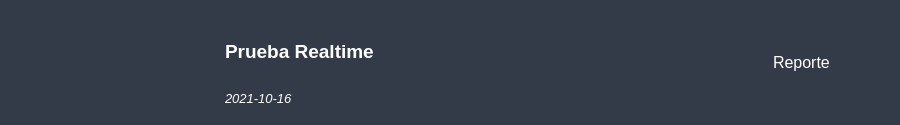
<?xml version="1.0" encoding="UTF-8"?>
<ui version="4.0">
 <class>Frame</class>
 <widget class="QFrame" name="Frame">
  <property name="geometry">
   <rect>
    <x>0</x>
    <y>0</y>
    <width>900</width>
    <height>125</height>
   </rect>
  </property>
  <property name="windowTitle">
   <string>Frame</string>
  </property>
  <property name="styleSheet">
   <string notr="true">color: white;
background-color: #343b48;
font: 10pt &quot;MS Shell Dlg 2&quot;;

border-radius: 8px;</string>
  </property>
  <layout class="QHBoxLayout" name="horizontalLayout">
   <property name="spacing">
    <number>0</number>
   </property>
   <property name="leftMargin">
    <number>0</number>
   </property>
   <property name="topMargin">
    <number>0</number>
   </property>
   <property name="rightMargin">
    <number>0</number>
   </property>
   <property name="bottomMargin">
    <number>0</number>
   </property>
   <item>
    <widget class="QFrame" name="frame">
     <property name="frameShape">
      <enum>QFrame::StyledPanel</enum>
     </property>
     <property name="frameShadow">
      <enum>QFrame::Raised</enum>
     </property>
     <layout class="QHBoxLayout" name="horizontalLayout_3">
      <property name="spacing">
       <number>0</number>
      </property>
      <property name="leftMargin">
       <number>0</number>
      </property>
      <property name="topMargin">
       <number>0</number>
      </property>
      <property name="rightMargin">
       <number>0</number>
      </property>
      <property name="bottomMargin">
       <number>0</number>
      </property>
      <item alignment="Qt::AlignHCenter">
       <widget class="QLabel" name="lblIcono">
        <property name="text">
         <string/>
        </property>
        <property name="pixmap">
         <pixmap>../iconos/pdf.png</pixmap>
        </property>
       </widget>
      </item>
      <item>
       <widget class="QFrame" name="frame_4">
        <property name="frameShape">
         <enum>QFrame::StyledPanel</enum>
        </property>
        <property name="frameShadow">
         <enum>QFrame::Raised</enum>
        </property>
        <layout class="QVBoxLayout" name="verticalLayout_2">
         <property name="spacing">
          <number>0</number>
         </property>
         <property name="leftMargin">
          <number>0</number>
         </property>
         <property name="topMargin">
          <number>0</number>
         </property>
         <property name="rightMargin">
          <number>0</number>
         </property>
         <property name="bottomMargin">
          <number>0</number>
         </property>
         <item alignment="Qt::AlignBottom">
          <widget class="QFrame" name="frame_5">
           <property name="frameShape">
            <enum>QFrame::StyledPanel</enum>
           </property>
           <property name="frameShadow">
            <enum>QFrame::Raised</enum>
           </property>
           <layout class="QVBoxLayout" name="verticalLayout_3">
            <property name="spacing">
             <number>0</number>
            </property>
            <property name="leftMargin">
             <number>0</number>
            </property>
            <property name="topMargin">
             <number>0</number>
            </property>
            <property name="rightMargin">
             <number>0</number>
            </property>
            <property name="bottomMargin">
             <number>0</number>
            </property>
            <item alignment="Qt::AlignTop">
             <widget class="QLabel" name="lblNombre">
              <property name="text">
               <string>&lt;html&gt;&lt;head/&gt;&lt;body&gt;&lt;p&gt;&lt;span style=&quot; font-size:14pt; font-weight:600;&quot;&gt;Prueba Realtime&lt;/span&gt;&lt;/p&gt;&lt;/body&gt;&lt;/html&gt;</string>
              </property>
             </widget>
            </item>
           </layout>
          </widget>
         </item>
         <item>
          <widget class="QFrame" name="frame_2">
           <property name="frameShape">
            <enum>QFrame::StyledPanel</enum>
           </property>
           <property name="frameShadow">
            <enum>QFrame::Raised</enum>
           </property>
           <layout class="QVBoxLayout" name="verticalLayout">
            <property name="spacing">
             <number>0</number>
            </property>
            <property name="leftMargin">
             <number>0</number>
            </property>
            <property name="rightMargin">
             <number>0</number>
            </property>
            <property name="bottomMargin">
             <number>0</number>
            </property>
            <item alignment="Qt::AlignVCenter">
             <widget class="QLabel" name="lblFecha">
              <property name="text">
               <string>&lt;html&gt;&lt;head/&gt;&lt;body&gt;&lt;p&gt;&lt;span style=&quot; font-size:10pt; font-style:italic;&quot;&gt;2021-10-16&lt;/span&gt;&lt;/p&gt;&lt;/body&gt;&lt;/html&gt;</string>
              </property>
             </widget>
            </item>
           </layout>
          </widget>
         </item>
        </layout>
       </widget>
      </item>
     </layout>
    </widget>
   </item>
   <item alignment="Qt::AlignRight">
    <widget class="QFrame" name="frame_3">
     <property name="frameShape">
      <enum>QFrame::StyledPanel</enum>
     </property>
     <property name="frameShadow">
      <enum>QFrame::Raised</enum>
     </property>
     <property name="midLineWidth">
      <number>100</number>
     </property>
     <layout class="QHBoxLayout" name="horizontalLayout_2">
      <property name="spacing">
       <number>0</number>
      </property>
      <property name="leftMargin">
       <number>30</number>
      </property>
      <property name="rightMargin">
       <number>70</number>
      </property>
      <item alignment="Qt::AlignRight|Qt::AlignVCenter">
       <widget class="QLabel" name="lblDescripcion">
        <property name="font">
         <font>
          <family>MS Shell Dlg 2</family>
          <pointsize>10</pointsize>
          <weight>50</weight>
          <italic>false</italic>
          <bold>false</bold>
         </font>
        </property>
        <property name="text">
         <string>&lt;!DOCTYPE HTML PUBLIC &quot;-//W3C//DTD HTML 4.0//EN&quot; &quot;http://www.w3.org/TR/REC-html40/strict.dtd&quot;&gt;
&lt;html&gt;&lt;head&gt;&lt;meta name=&quot;qrichtext&quot; content=&quot;1&quot; /&gt;&lt;style type=&quot;text/css&quot;&gt;
p, li { white-space: pre-wrap; }
&lt;/style&gt;&lt;/head&gt;&lt;body style=&quot; font-family:'MS Shell Dlg 2'; font-size:8pt; font-weight:400; font-style:normal;&quot;&gt;
&lt;p style=&quot; margin-top:0px; margin-bottom:0px; margin-left:0px; margin-right:0px; -qt-block-indent:0; text-indent:0px;&quot;&gt;&lt;span style=&quot; font-size:12pt;&quot;&gt;Reporte&lt;/span&gt;&lt;/p&gt;&lt;/body&gt;&lt;/html&gt;</string>
        </property>
       </widget>
      </item>
     </layout>
    </widget>
   </item>
  </layout>
 </widget>
 <resources/>
 <connections/>
</ui>
